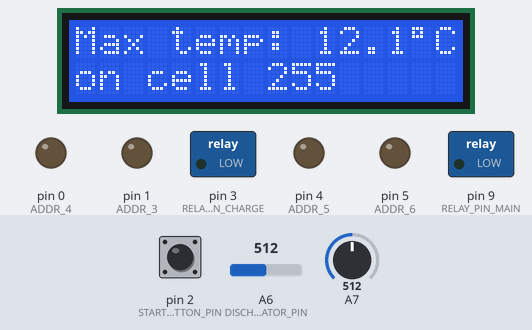
Bench run of a sketch on a simulated Arduino Nano, built with avr-gcc and run on an emulated ATmega328P. Parts: 16×2 character LCD, switched loads named in the sketch (green lamp = pin HIGH), output pins drawn as LEDs (lit = HIGH). Wiring (inferred from the names in the program): line decoder: data pin 6, pin 7, pin 8. Dashed ring = blinking. The inputs (shaded band) are chosen by the test bench; at power-on: pin 2 (START_BUTTON_PIN) HIGH, A7 = 512, A6 (DISCHARGE_INDICATOR_PIN) = 512. Pins used as bus, display or sensor lines are not drawn.

Above: at 2.6 s.
2.7 s: pin 2 (START_BUTTON_PIN) pulled LOW for 0.15 s
3.4 s: A7 set to 173
At 3.99 s:
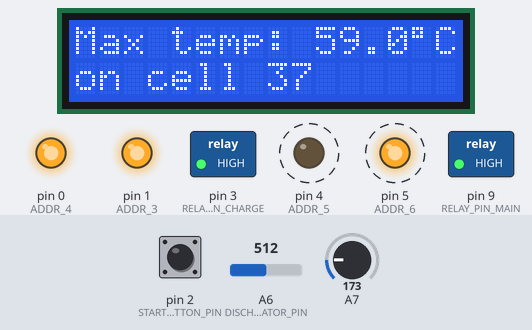
5.1 s: A7 set to 144
At 6.7 s:
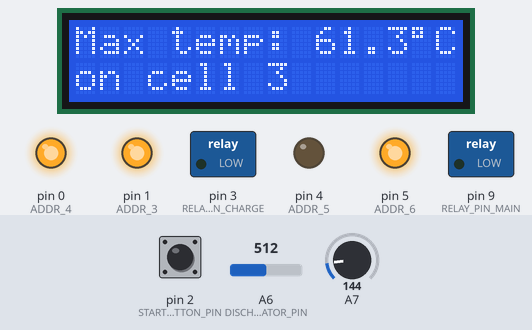
6.9 s: pin 2 (START_BUTTON_PIN) pulled LOW for 1 s
At 9.5 s:
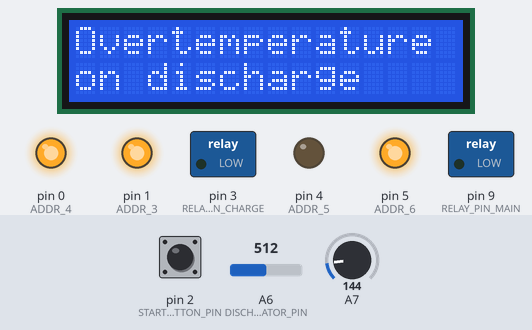
10.9 s: pin 2 (START_BUTTON_PIN) pulsed LOW 5 times (0.12 s each, 0.3 s apart)
At 14.5 s:
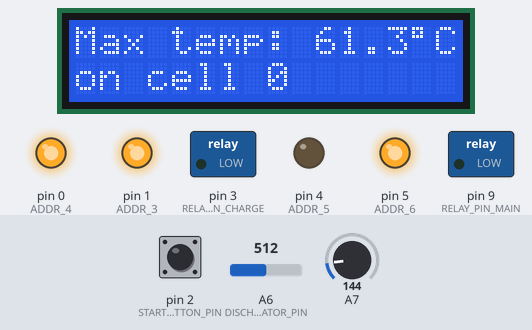
Timing chart, 0 to 15.5 s (numbered marks = the images above; inputs shaded):
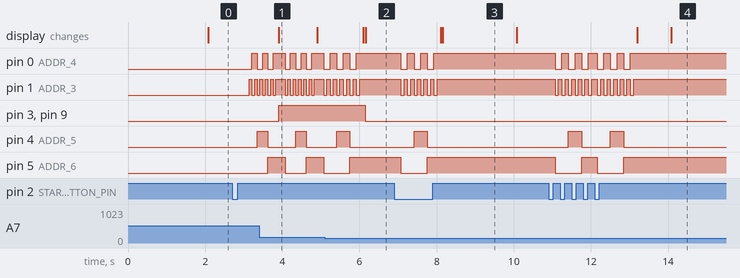

The sketch:

TemperatureController.ino
```cpp
/*
Sunstang Main Battery Protection System 2015
July 21 2015, 23:36

Note: All the code is kept in a single file to simplifiy deployment to hardware.

This controller successfully performs four tasks:
1. Measures temperature of 96 cells, and decides whether or not to enable the main relay (not the charge relay).
   If at any point one of the thermistors become disconnected or shorted, the canbus error code will indicate a hardware error.
2. Update LCD screen with maximum temperature and their corresponding IDs.
3. Brodcast on the canbusall the measured temperatures
4. Broadcast on the canbus the state of the controller


TODO:
1. Fix charge relay control

The code is organized using the following headings
  1. Constants and Class Definitions
  2. Main Program
  3. Helper Functions
  4. Task Scheduling Code
  5. Task Definitions
*/

#include <SPI.h>
#include <LiquidCrystal.h>
#include <TimerOne.h>
#include <mcp_can.h>

/*
  1. CONSTANTS AND CLASS DEFINIONS
*/

// Thresholds
const float ABSOLUTE_OVER_TEMPERATURE_DISCHARGING = 60; // Celsius
const float ABSOLUTE_OVER_TEMPERATURE_CHARGING = 42; // Celsius


// Battery Pack Status Codes
const uint8_t STATUS_CODE_SAFE_TO_USE    = 0;
const uint8_t STATUS_CODE_OVERTEMPERATURE_DISCHARGING      = 1;
const uint8_t STATUS_CODE_OVERTEMPERATURE_CHARGING  = 2;
const uint8_t STATUS_CODE_SENSOR_ERROR = 3;


// Battery Events
const uint8_t EVENT_CODE_OVERTEMPERATURE_DISCHARGING        = 10;
const uint8_t EVENT_CODE_OVERTEMPERATURE_CHARGING       = 11;
const uint8_t EVENT_CODE_SENSOR_ERROR = 12;


// Controller Status Codes
const uint8_t STATUS_PROGRAM_STARTED     = 100;
const uint8_t STATUS_MAIN_RELAY_ENABLED  = 101;
const uint8_t STATUS_MAIN_RELAY_DISABLED = 102;
const uint8_t STATUS_CHARGE_RELAY_ENABLED     = 103;
const uint8_t STATUS_CHARGE_RELAY_DISABLED     = 104;
const uint8_t STATUS_START_BUTTON_PRESSED     = 105;
const uint8_t STATUS_TASK_CHECKBATTERY_RUN_ACTIVE     = 106;
const uint8_t STATUS_TASK_CHECKBATTERY_RUN_IDLE     = 107;
const uint8_t STATUS_TASK_UPDATELCD_RUN     = 108;
const uint8_t STATUS_TASK_BROADCASTMEASUREMENTS_RUN    = 109;
const uint8_t STATUS_TASK_BROADCASTSTATE_ACTIVE     = 110;
const uint8_t STATUS_TASK_BROADCASTSTATE_IDLE     = 111;
const uint8_t STATUS_PACK_DISCHARGING = 115;
const uint8_t STATUS_PACK_CHARGING = 116;

// Task periods and prescalars
const long    TIMER_PERIOD                      = 1000000;                         // 10Hz
const long    TASK_PERIOD_CheckBattery          = 1000000;     // 10Hz
const long    TASK_PERIOD_UpdateLCD             = 1000000;      // 1Hz
const long    TASK_PERIOD_BroadcastMeasurements = 1000000; // 1Hz
const long    TASK_PERIOD_BroadcastState        = 1000000; // 10Hz
const long    TASK_PRESCALAR_CheckBattery             = TASK_PERIOD_CheckBattery / TIMER_PERIOD;
const long    TASK_PRESCALAR_UpdateLCD                = TASK_PERIOD_UpdateLCD / TIMER_PERIOD;
const long    TASK_PRESCALAR_BroadcastMeasurements    = TASK_PERIOD_BroadcastMeasurements / TIMER_PERIOD;
const long    TASK_PRESCALAR_BroadcastState           = TASK_PERIOD_BroadcastState / TIMER_PERIOD;

enum CAR_STATE
{
  STATE_IDLE,
  STATE_ACTIVE
};

// Pin-outs
const uint8_t     START_BUTTON_PIN = 2;
const uint8_t     RELAY_PIN_MAIN = 9;
const uint8_t     RELAY_PIN_CHARGE = 3;
const uint8_t DISCHARGE_INDICATOR_PIN = 6;
const uint8_t ADDR_0 = 6;
const uint8_t ADDR_1 = 7;
const uint8_t ADDR_2 = 8;
const uint8_t ADDR_3 = 1;
const uint8_t ADDR_4 = 0;
const uint8_t ADDR_5 = 4;
const uint8_t ADDR_6 = 5;


const int canbusInitMaxTries = 5;

const int nSensors = 96;
const unsigned int canbusTemperatureDataStartId = 109;
const uint8_t canbusTemperatureDebugId      = 135;
const uint8_t canbusTemperatureBatteryEventId = 136;
const int switchingDelay = 500000;

const uint16_t LOGIC_LEVEL_THRESH = 246;

byte degreeSymbol[8] = {
    B11100,
    B10100,
    B11100,
    B00000,
    B00000,
    B00000,
    B00000,
  };


/*
  2. MAIN PROGRAM
*/
LiquidCrystal lcd(A5, A4, A0, A1, A2, A3);
MCP_CAN CAN(10);
unsigned int sensorReadings[nSensors];
boolean canbusActive = false;

volatile CAR_STATE carState = STATE_IDLE;

volatile boolean newTimeSlice = false;
boolean task_CheckBattery_Ready = false;
boolean task_UpdateLCD_Ready = false;
boolean task_BroadcastMeasurements_Ready = false;
boolean task_BroadcastState_Ready = false;

uint8_t hottestCellAddr = -1;
int hottestCellReading = 1023;
uint8_t batteryStatusCode = -1;


void setup() {
  // Initialize relay pins
  pinMode(RELAY_PIN_MAIN, OUTPUT);
  pinMode(RELAY_PIN_CHARGE, OUTPUT);
  digitalWrite(RELAY_PIN_MAIN,LOW);
  digitalWrite(RELAY_PIN_CHARGE,LOW);

  // Init the sensors
  initTemperatureSensor();

  // Init LCD
  initLCD();

  // Initialize timer1, used for implementing time-slice cyclic task scheduling
  Timer1.initialize(TIMER_PERIOD);
  Timer1.attachInterrupt(timerISR);

  // Initialize the external interrupt, used to put the car into the active state
  attachInterrupt(0, startCarFunction, FALLING);

  // Init Canbus
  initCanbus();
}

// Use time-slice scheduler
// At the beginning of each time-slice, the scheduler waits for the timer event, then tasks are given an opportunity to run, if ready
void loop() {

  waitForTimeSlice();

  // task_CheckBattery checks the voltages of batteries and controls both relays accordingly
  if (task_CheckBattery_Ready)
  {
    task_CheckBattery();
    task_CheckBattery_Ready = false;
  }

  // task_UpdateLCD_Ready writes to the LCD screen the minimum/maximum voltages (and the status of the controller if not running)
  if (task_UpdateLCD_Ready)
  {
    task_UpdateLCD();
    task_UpdateLCD_Ready = false;
  }

  // task_BroadcastMeasurements broadcasts the battery voltages on the canbus
  if (task_BroadcastMeasurements_Ready)
  {
    task_BroadcastMeasurements();
    task_BroadcastMeasurements_Ready = false;
  }

  if (task_BroadcastState_Ready)
  {
    task_BroadcastState();
    task_BroadcastState_Ready = false;
  }
}
/*
  3. HELPER FUNCTIONS
*/

static boolean isOpenCircuited(uint16_t rawValue)
{
  return rawValue >= 1023;
}

static boolean isClosedCircuited(uint16_t rawValue)
{
  return rawValue <= 0;
}

static byte checkBatteryPackStatus()
{
  hottestCellAddr = -1;
  hottestCellReading = 1023;
  boolean discharging = isDischarging();
  uint16_t nCellsOverteperature = 0;
  uint16_t nCellsHardwareError = 0;

  if (discharging)
  {
    canbusStatusSend(STATUS_PACK_DISCHARGING);
  }
  else
  {
    canbusStatusSend(STATUS_PACK_CHARGING);
  }

  // Loop through each and every cell
  for (uint8_t currentAddr = 0; currentAddr < nSensors; currentAddr++)
  {
    // Write the address
    writeAddressToPins(currentAddr);

    // Wait some time to allow the MUX to finish switching
    delayMicroseconds(switchingDelay);

    // Read the value on the selected sensor and save to memory
    int rawValue = analogRead(A7);
    sensorReadings[currentAddr] = rawValue;

    // Update the maximum if a more extreme value has been found
    if (rawValue < hottestCellReading)
    {
      hottestCellAddr = currentAddr;
      hottestCellReading = rawValue;
    }

    float logicalTemp = calculateTemperature(rawValue);

    if (discharging && isOvertemperatureDischarging(logicalTemp))
    {
      nCellsOverteperature++;
      canbusEventSend(currentAddr, EVENT_CODE_OVERTEMPERATURE_DISCHARGING);
    }
    else if (!discharging && isOvertemperatureCharging(logicalTemp))
    {
      nCellsOverteperature++;
      canbusEventSend(currentAddr, EVENT_CODE_OVERTEMPERATURE_CHARGING);
    }
    else if (isOpenCircuited(rawValue))
    {
      nCellsHardwareError++;
      canbusEventSend(currentAddr, EVENT_CODE_SENSOR_ERROR);
    }
    else if (isClosedCircuited(rawValue))
    {
      nCellsHardwareError++;
      canbusEventSend(currentAddr, EVENT_CODE_SENSOR_ERROR);
    }
  }

  if (nCellsOverteperature > 0)
  {
    if (discharging)
    {
      batteryStatusCode = STATUS_CODE_OVERTEMPERATURE_DISCHARGING;
    }
    else
    {
      batteryStatusCode = STATUS_CODE_OVERTEMPERATURE_CHARGING;
    }
  }
  else if (nCellsHardwareError > 0)
  {
    batteryStatusCode = STATUS_CODE_SENSOR_ERROR;
  }
  else
  {
    batteryStatusCode = STATUS_CODE_SAFE_TO_USE;
  }

  return batteryStatusCode;
}

void canbusStatusSend(uint8_t statusCode)
{
  if (canbusActive)
  {
    CAN.sendMsgBuf(canbusTemperatureDebugId, 0, 1, &statusCode);
    delay(2);
  }
}

void canbusEventSend(uint8_t cellNumber, uint8_t status)
{
  if (canbusActive)
  {
    uint8_t message[2] = {cellNumber, status};
    CAN.sendMsgBuf(canbusTemperatureBatteryEventId, 0, 2, message);
    delay(2);
  }
}

void showMaxTempOnLCD(int addr, float reading)
{
  // Write the maximum temperature and the address of that cell to LCD
  lcd.clear();
  lcd.setCursor(0, 0);
  lcd.print("Max temp: ");
  lcd.setCursor(10, 0);
  lcd.print(reading);
  lcd.setCursor(14, 0);
  lcd.write(byte(0));
  lcd.setCursor(15, 0);
  lcd.print("C");
  lcd.setCursor(0, 1);
  lcd.print("on cell ");
  lcd.setCursor(8, 1);
  lcd.print(addr);

}

void writeAddressToPins(unsigned char addressBits)
{

  digitalWrite(ADDR_0, bitRead(addressBits,0));
  digitalWrite(ADDR_1, bitRead(addressBits,1));
  digitalWrite(ADDR_2, bitRead(addressBits,2));
  digitalWrite(ADDR_3, bitRead(addressBits,3));
  digitalWrite(ADDR_4, bitRead(addressBits,4));
  digitalWrite(ADDR_5, bitRead(addressBits,5));
  digitalWrite(ADDR_6, bitRead(addressBits,6));
}


void initTemperatureSensor()
{
  pinMode(ADDR_0, OUTPUT);
  pinMode(ADDR_1, OUTPUT);
  pinMode(ADDR_2, OUTPUT);
  pinMode(ADDR_3, OUTPUT);
  pinMode(ADDR_4, OUTPUT);
  pinMode(ADDR_5, OUTPUT);
  pinMode(ADDR_6, OUTPUT);
  analogReference(DEFAULT);
  analogRead(7);
  digitalWrite(ADDR_0, LOW);
  digitalWrite(ADDR_1, LOW);
  digitalWrite(ADDR_2, LOW);
  digitalWrite(ADDR_3, LOW);
  digitalWrite(ADDR_4, LOW);
  digitalWrite(ADDR_5, LOW);
  digitalWrite(ADDR_6, LOW);
}

void initLCD()
{

  lcd.createChar(0, degreeSymbol);

  // Init the LCD
  pinMode(A0, OUTPUT);
  pinMode(A1, OUTPUT);
  pinMode(A2, OUTPUT);
  pinMode(A3, OUTPUT);
  pinMode(A4, OUTPUT);
  pinMode(A5, OUTPUT);
  lcd.begin(16, 2);

  // Print a message to the LCD.
  lcd.setCursor(0,0);
  lcd.print("Sunstang BPS2015");
  lcd.setCursor(0,1);
  lcd.print("2015.07.21.2337");
}

void startCarFunction()
{
  // Start button pressed
  // This function is the only way to enter status STATE_ACTIVE
  carState = STATE_ACTIVE;
}

void initCanbus()
{
  canbusActive = false;

  for (int i = 0; i < canbusInitMaxTries && canbusActive == false; i++)
  {
    if(CAN_OK == CAN.begin(CAN_1000KBPS))
    {
    //  Serial.println("CAN BUS Shield init ok!");
      canbusActive = true;
    }
    else
    {
     // Serial.println("CAN BUS Shield init fail");
     // Serial.println("Init CAN BUS Shield again");
    }
    delay(1000);
  }
}


boolean isOvertemperatureCharging(float logicalTemp)
{
  return logicalTemp > ABSOLUTE_OVER_TEMPERATURE_CHARGING;
}
boolean isOvertemperatureDischarging(float logicalTemp)
{
  return logicalTemp > ABSOLUTE_OVER_TEMPERATURE_DISCHARGING;
}

boolean isDischarging()
{
  return analogRead(DISCHARGE_INDICATOR_PIN) > LOGIC_LEVEL_THRESH;
}

void enableMainRelay()
{
  if (digitalRead(RELAY_PIN_MAIN) != HIGH)
  {
    canbusStatusSend(STATUS_MAIN_RELAY_ENABLED);
    digitalWrite(RELAY_PIN_MAIN, HIGH);
  }
}

void disableMainRelay()
{
  if (digitalRead(RELAY_PIN_MAIN) != LOW)
  {
    canbusStatusSend(STATUS_MAIN_RELAY_DISABLED);
    digitalWrite(RELAY_PIN_MAIN, LOW);
  }
}

void enableChargeRelay()
{
  if (digitalRead(RELAY_PIN_CHARGE) != HIGH)
  {
    canbusStatusSend(STATUS_CHARGE_RELAY_ENABLED);
    digitalWrite(RELAY_PIN_CHARGE, HIGH);
  }
}

void disableChargeRelay()
{
  if (digitalRead(RELAY_PIN_CHARGE) != LOW)
  {
    canbusStatusSend(STATUS_CHARGE_RELAY_DISABLED);
    digitalWrite(RELAY_PIN_CHARGE, LOW);
  }
}

float calculateTemperature(uint16_t adcVal)
{
  if (adcVal > 550)
  {
    return  adcVal*(-0.051395817)+64.6869847;
  }
  if (adcVal <= 197)
  {
    return  adcVal*(-0.080820328)+73.01123921;
  }
  else
  {
    return  adcVal*(-0.059458674)+68.71374138;
  }
}

/*
  4. TASK SCHEDULING CODE
*/
// The following two functions implement time-slice cyclic scheduling

// timerISR() notifies waitForTimeslice() that a new timeslice arrived
// waitForTimeSlice() halts program execution until it gets the signal from timerISR()
void timerISR()
{
  // Raise timeslice flag
  newTimeSlice = true;
}
void waitForTimeSlice()
{
  // poll timeslice flag. Reset flag upon exit
  while (newTimeSlice == false);
  newTimeSlice = false;

  // At the very beginning of program runtime, initialize count variables used for prescaling
  static unsigned char checkBatteryCount = 0;
  static unsigned char updateLcdCount = 0;
  static unsigned char broadcastCanbusCount = 0;
  static unsigned char broadcastControllerStateCount = 0;

  // Determine if any of the tasks is ready to run using prescalar value

  if (checkBatteryCount >= TASK_PRESCALAR_CheckBattery)
  {
    task_CheckBattery_Ready = true;
    checkBatteryCount = 0;
  }

  if (updateLcdCount >= TASK_PRESCALAR_UpdateLCD)
  {
    task_UpdateLCD_Ready = true;
    updateLcdCount = 0;
  }

  if (broadcastCanbusCount >= TASK_PRESCALAR_BroadcastMeasurements)
  {
    task_BroadcastMeasurements_Ready = true;
    broadcastCanbusCount = 0;
  }

  if (broadcastControllerStateCount >= TASK_PRESCALAR_BroadcastState)
  {
    task_BroadcastState_Ready = true;
    broadcastControllerStateCount = 0;
  }

  // For each task, update count used for prescaling
  checkBatteryCount++;
  updateLcdCount++;
  broadcastCanbusCount++;
  broadcastControllerStateCount++;
}

/*
  5. TASK DEFINITIONS
*/

void task_CheckBattery()
{
  if (carState == STATE_ACTIVE)
  {
    canbusStatusSend(STATUS_TASK_CHECKBATTERY_RUN_ACTIVE);

    byte batteryStatusCode = checkBatteryPackStatus();

    // Perform check and relay control
    switch (batteryStatusCode)
    {
      case STATUS_CODE_SAFE_TO_USE:
        enableMainRelay();
        enableChargeRelay();
        break;
      case STATUS_CODE_OVERTEMPERATURE_DISCHARGING:
      case STATUS_CODE_OVERTEMPERATURE_CHARGING:
      case STATUS_CODE_SENSOR_ERROR:
      default:
        carState = STATE_IDLE;
        break;
    }

  }
  else
  {
    // IDLE state: Deactivate all functions and do nothing
    canbusStatusSend(STATUS_TASK_CHECKBATTERY_RUN_IDLE);
    disableMainRelay();
    disableChargeRelay();
  }
}

void task_UpdateLCD()
{
  // Blink between two screens
  static uint8_t currentFrame = 1;
  const uint8_t firstFrameLength = 2;
  const uint8_t secondFrameLength = 2;

  if (currentFrame <= firstFrameLength)
  {
    // Write highest and lowest value to LCD
    float hottestTemp = calculateTemperature(hottestCellReading);
    showMaxTempOnLCD(hottestCellAddr, hottestTemp);

  }
  else
  {
    // Display the second screen
    switch (batteryStatusCode)
    {
      case STATUS_CODE_SAFE_TO_USE:
      {
        // Write highest and lowest value to LCD
        float hottestTemp = calculateTemperature(hottestCellReading);
        showMaxTempOnLCD(hottestCellAddr, hottestTemp);
        break;
      }
      case STATUS_CODE_OVERTEMPERATURE_DISCHARGING:
        lcd.setCursor(0, 0);
        lcd.print("Overtemperature ");
        lcd.setCursor(0, 1);
        lcd.print("on discharge    ");
        break;
      case STATUS_CODE_OVERTEMPERATURE_CHARGING:
        lcd.setCursor(0, 0);
        lcd.print("Overtemperature ");
        lcd.setCursor(0, 1);
        lcd.print("on charge       ");
        break;
      case STATUS_CODE_SENSOR_ERROR:
        lcd.setCursor(0, 0);
        lcd.print("Sensor Error    ");
        lcd.setCursor(0, 1);
        lcd.print("                ");
        break;
      default:
        break;
    }
  }

  if (currentFrame >= firstFrameLength + secondFrameLength)
  {
    currentFrame = 0;
  }

  currentFrame++;
}

void task_BroadcastMeasurements()
{
  if (canbusActive)
  {
    for (int msg = 0; msg < nSensors/4; msg++) // TODO: Make the loop work with any value of nSensors
    {
      unsigned char array[8] = {
        highByte(sensorReadings[4*msg]),
        lowByte(sensorReadings[4*msg]),
        highByte(sensorReadings[4*msg+1]),
        lowByte(sensorReadings[4*msg+1]),
        highByte(sensorReadings[4*msg+2]),
        lowByte(sensorReadings[4*msg+2]),
        highByte(sensorReadings[4*msg+3]),
        lowByte(sensorReadings[4*msg+3]),
      };
      unsigned int canbusDataID = canbusTemperatureDataStartId + msg;
      CAN.sendMsgBuf(canbusDataID, 0, 8, array);
      delay(2);
    }
  }
}

void task_BroadcastState()
{
  if (carState == STATE_ACTIVE)
  {
    canbusStatusSend(STATUS_TASK_BROADCASTSTATE_ACTIVE);
  }
  else
  {
    canbusStatusSend(STATUS_TASK_BROADCASTSTATE_IDLE);
  }
}
```

Measured:
- the behaviour switches between 161 and 160 on A7 (found by bisection; images 1 and 2)
- after the input at 2.7 s, pin 0 (ADDR_4): LOW → HIGH after 0.51 s, → LOW 0.14 s later; pin 1 (ADDR_3): alternates HIGH for 0.07 s and LOW for 0.07 s, starting after 0.44 s; pin 4 (ADDR_5): LOW → HIGH after 0.65 s
- after the input at 3.4 s, the display: changes after 0.51 s (image 1)
- after the input at 5.1 s, pin 3 (RELAY_PIN_CHARGE), pin 9 (RELAY_PIN_MAIN): HIGH → LOW after 1.1 s; the display: first changes after 1.0 s (image 2 shows a later state)
- after the input at 6.9 s, pin 0 (ADDR_4): alternates HIGH for 0.17 s and LOW for 0.17 s, 6 changes in all, then stays HIGH, starting after 0.17 s; pin 1 (ADDR_3): alternates HIGH for 0.09 s and LOW for 0.09 s, 12 changes in all, then stays HIGH, starting after 0.17 s
- after the input at 10.9 s, pin 0 (ADDR_4): alternates HIGH for 0.17 s and LOW for 0.17 s, 12 changes in all, then stays HIGH, starting after 0.17 s; pin 1 (ADDR_3): alternates HIGH for 0.09 s and LOW for 0.09 s, 24 changes in all, then stays HIGH, starting after 0.17 s
- what the display in image 3 shows lasts 1.9 s, from 8.2 s to 10.1 s
